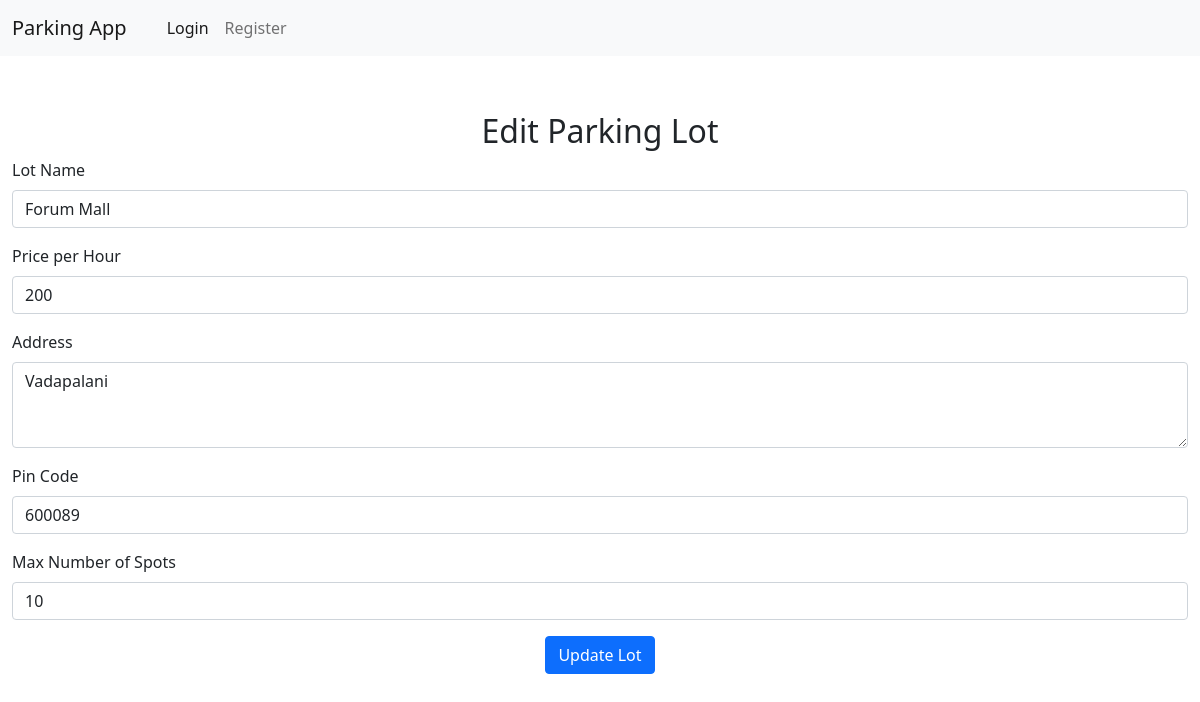
Page /edit_lot/2 on the earlier database version.
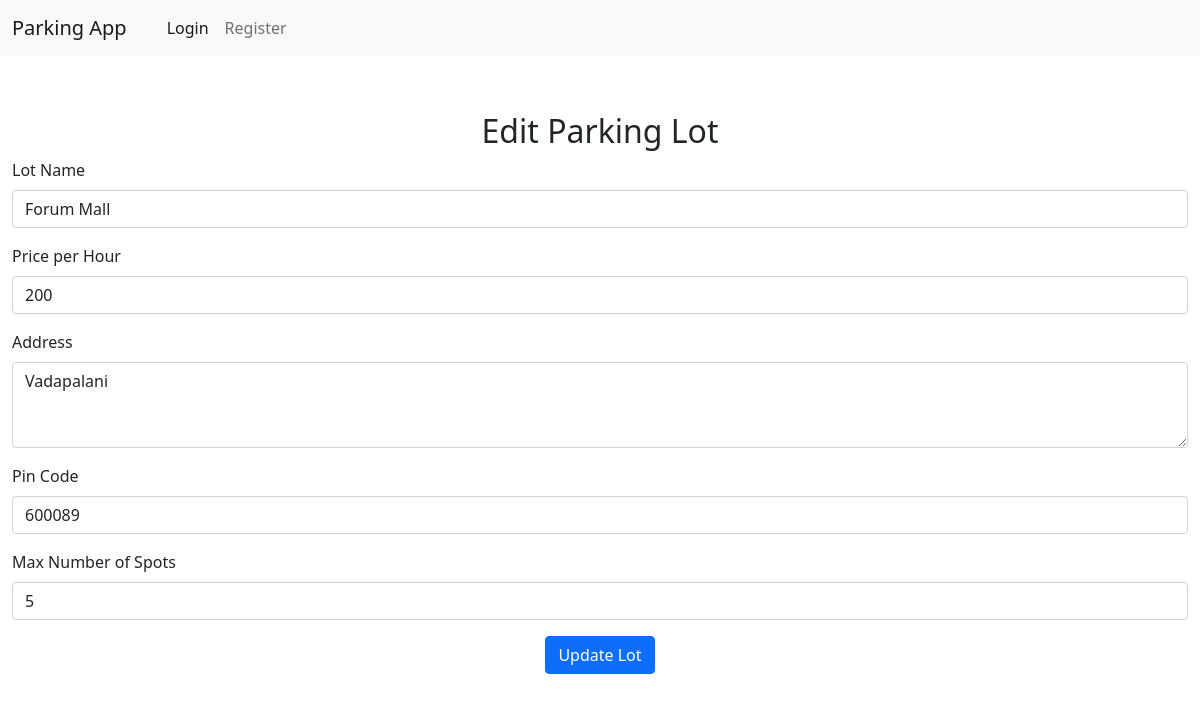
Same page on the later database version.
### pyfiles/models.py (models this page shows)
class ParkingLot(db.Model):
    __tablename__ = 'parking_lot'
    id = db.Column(db.Integer, primary_key=True)
    name = db.Column(db.String(120), unique=True, nullable=False)
    price = db.Column(db.Integer, nullable=False)
    address = db.Column(db.String(500), nullable=False)
    pin_code = db.Column(db.String(6), nullable=False)
    max_num_spots = db.Column(db.Integer, nullable=False)
    parkingspot = db.relationship('ParkingSpot', backref='lot',cascade='all, delete-orphan',single_parent=True)

### pyfiles/routes.py (the view, shortened to what this page needs)
@app.route('/edit_lot/<int:lot_id>', methods=['GET', 'POST'])
def edit_lot(lot_id):
    lot = ParkingLot.query.get(lot_id)
    existing_spots = len(lot.parkingspot)
    if request.method == 'GET':
        return render_template('edit_lot.html', lot=lot)

### templates/edit_lot.html
{% extends 'index.html' %} {% block title %} Edit Page {% endblock %} {% block
content %}
<div class="container-fluid">
  <h2 class="text-center mt-4">Edit Parking Lot</h2>
  <form method="post" action="{{url_for('edit_lot',lot_id=lot.id)}}">
    <div class="mb-3">
      <label for="name" class="form-label">Lot Name</label>
      <input
        type="text"
        class="form-control"
        id="name"
        name="name"
        value="{{lot.name}}"
        required
      />
    </div>
    <div class="mb-3">
      <label for="price" class="form-label">Price per Hour</label>
      <input
        type="number"
        class="form-control"
        id="price"
        name="price"
        value="{{ lot.price }}"
        required
      />
    </div>
    <div class="mb-3">
      <label for="address" class="form-label">Address</label>
      <textarea
        class="form-control"
        id="address"
        name="address"
        rows="3"
        required
      >
{{ lot.address }}</textarea
      >
    </div>
    <div class="mb-3">
      <label for="pin_code" class="form-label">Pin Code</label>
      <input
        type="text"
        class="form-control"
        id="pin_code"
        name="pin_code"
        maxlength="6"
        value="{{ lot.pin_code }}"
        required
      />
    </div>
    <div class="mb-3">
      <label for="max_num_spots" class="form-label">Max Number of Spots</label>
      <input
        type="number"
        class="form-control"
        id="max_num_spots"
        name="max_num_spots"
        value="{{ lot.max_num_spots }}"
        required
      />
    </div>
    <div class="text-center">
      <button type="submit" class="btn btn-primary">Update Lot</button>
    </div>
  </form>
</div>
{% endblock%}

Differences in the rows shown:
changed ParkingLot "Forum Mall": max_num_spots "10" → "5"
